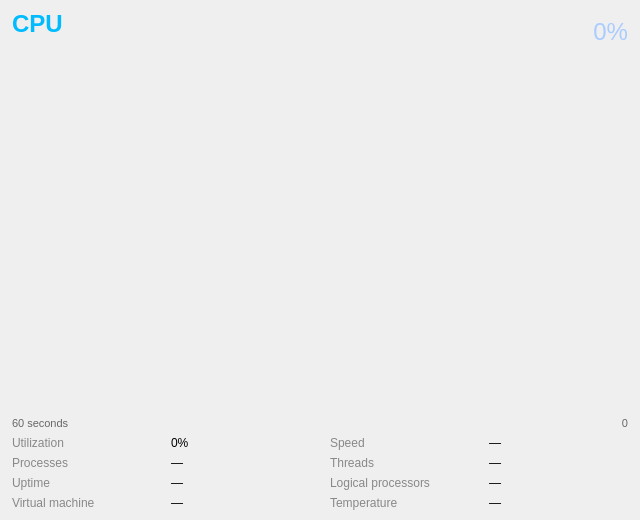
<?xml version="1.0" encoding="UTF-8"?>
<ui version="4.0">
 <class>CpuDetailWidget</class>
 <widget class="QWidget" name="CpuDetailWidget">
  <property name="geometry">
   <rect><x>0</x><y>0</y><width>640</width><height>520</height></rect>
  </property>
  <layout class="QVBoxLayout" name="verticalLayout" stretch="0,1,0,0">
   <property name="leftMargin"><number>12</number></property>
   <property name="topMargin"><number>10</number></property>
   <property name="rightMargin"><number>12</number></property>
   <property name="bottomMargin"><number>10</number></property>
   <property name="spacing"><number>6</number></property>

   <!-- Header row: title + model name + utilisation % -->
   <item>
    <layout class="QHBoxLayout" name="headerLayout" stretch="1,0">
     <item>
      <layout class="QVBoxLayout" name="headerLabelLayout">
       <property name="spacing"><number>2</number></property>
       <item>
        <widget class="QLabel" name="titleLabel">
         <property name="text"><string>CPU</string></property>
         <property name="styleSheet"><string>font-size: 18pt; font-weight: bold; color: #00bcff;</string></property>
        </widget>
       </item>
       <item>
        <widget class="QLabel" name="modelNameLabel">
         <property name="text"><string></string></property>
         <property name="styleSheet"><string>color: #aaa; font-size: 8pt;</string></property>
         <property name="wordWrap"><bool>true</bool></property>
        </widget>
       </item>
      </layout>
     </item>
     <item>
      <widget class="QLabel" name="utilizationLabel">
       <property name="text"><string>0%</string></property>
       <property name="alignment"><set>Qt::AlignRight|Qt::AlignVCenter</set></property>
       <property name="styleSheet"><string>font-size: 18pt; color: #aaccff;</string></property>
      </widget>
     </item>
    </layout>
   </item>

   <!-- Graph container — CpuGraphArea is inserted here at runtime -->
   <item>
    <widget class="QWidget" name="graphAreaContainer">
     <property name="minimumHeight"><number>180</number></property>
     <property name="sizePolicy">
      <sizepolicy hsizetype="Expanding" vsizetype="Expanding">
       <horstretch>0</horstretch>
       <verstretch>1</verstretch>
      </sizepolicy>
     </property>
    </widget>
   </item>

   <!-- Time axis labels -->
   <item>
    <layout class="QHBoxLayout" name="timeAxisLayout">
     <item>
      <widget class="QLabel" name="timeLeftLabel">
       <property name="text"><string>60 seconds</string></property>
       <property name="styleSheet"><string>color: #666; font-size: 8pt;</string></property>
      </widget>
     </item>
     <item>
      <spacer>
       <property name="orientation"><enum>Qt::Horizontal</enum></property>
       <property name="sizeHint" stdset="0"><size><width>40</width><height>0</height></size></property>
      </spacer>
     </item>
     <item>
      <widget class="QLabel" name="timeRightLabel">
       <property name="text"><string>0</string></property>
       <property name="alignment"><set>Qt::AlignRight|Qt::AlignVCenter</set></property>
       <property name="styleSheet"><string>color: #666; font-size: 8pt;</string></property>
      </widget>
     </item>
    </layout>
   </item>

   <!-- Stats grid: 3 columns of label/value pairs -->
   <item>
    <layout class="QGridLayout" name="statsGrid">
     <property name="horizontalSpacing"><number>20</number></property>
     <property name="verticalSpacing"><number>6</number></property>

     <!-- Row 0 -->
     <item row="0" column="0"><widget class="QLabel"><property name="text"><string>Utilization</string></property><property name="styleSheet"><string>color:#888;</string></property></widget></item>
     <item row="0" column="1"><widget class="QLabel" name="statUtilValue"><property name="text"><string>0%</string></property></widget></item>
     <item row="0" column="2"><widget class="QLabel"><property name="text"><string>Speed</string></property><property name="styleSheet"><string>color:#888;</string></property></widget></item>
     <item row="0" column="3"><widget class="QLabel" name="statSpeedValue"><property name="text"><string>—</string></property></widget></item>

     <!-- Row 1 -->
     <item row="1" column="0"><widget class="QLabel"><property name="text"><string>Processes</string></property><property name="styleSheet"><string>color:#888;</string></property></widget></item>
     <item row="1" column="1"><widget class="QLabel" name="statProcessesValue"><property name="text"><string>—</string></property></widget></item>
     <item row="1" column="2"><widget class="QLabel"><property name="text"><string>Threads</string></property><property name="styleSheet"><string>color:#888;</string></property></widget></item>
     <item row="1" column="3"><widget class="QLabel" name="statThreadsValue"><property name="text"><string>—</string></property></widget></item>

     <!-- Row 2 -->
     <item row="2" column="0"><widget class="QLabel"><property name="text"><string>Uptime</string></property><property name="styleSheet"><string>color:#888;</string></property></widget></item>
     <item row="2" column="1"><widget class="QLabel" name="statUptimeValue"><property name="text"><string>—</string></property></widget></item>
     <item row="2" column="2"><widget class="QLabel"><property name="text"><string>Logical processors</string></property><property name="styleSheet"><string>color:#888;</string></property></widget></item>
     <item row="2" column="3"><widget class="QLabel" name="statLogicalCpusValue"><property name="text"><string>—</string></property></widget></item>

     <!-- Row 3 -->
     <item row="3" column="0"><widget class="QLabel"><property name="text"><string>Virtual machine</string></property><property name="styleSheet"><string>color:#888;</string></property></widget></item>
     <item row="3" column="1"><widget class="QLabel" name="statVmValue"><property name="text"><string>—</string></property></widget></item>
     <item row="3" column="2"><widget class="QLabel"><property name="text"><string>Temperature</string></property><property name="styleSheet"><string>color:#888;</string></property></widget></item>
     <item row="3" column="3"><widget class="QLabel" name="statTempValue"><property name="text"><string>—</string></property></widget></item>

    </layout>
   </item>

  </layout>
 </widget>
 <resources/>
 <connections/>
</ui>
